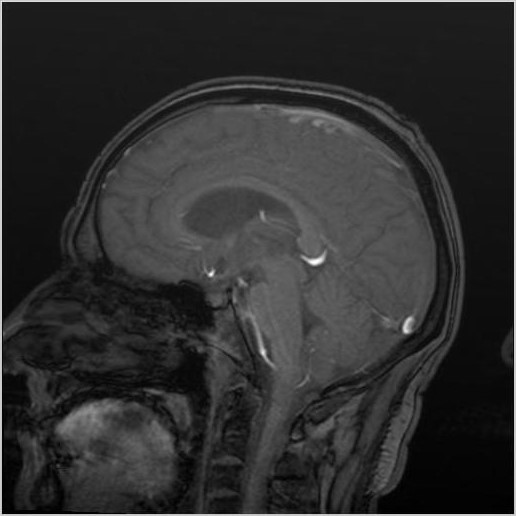
#> input picture HW5/Q2/fMRI.jpg, 516 x 516 px
$ python Q2.py
#> lines starting #> are read from the running program, lines starting #| are printed output that depends on the picture; after the words box and inside, x2 and y2 are one past the last pixel; in counts of white or black regions, pixels touching at a corner belong together
import cv2
import numpy as np
import matplotlib.pyplot as plt


def split(img, n, x, y, r, roi):
    if (r == n):
        roi.append([x, y, r])
        return roi
    else:
        if (np.mean(img[x:x + r, y:y + r]) >= 70 and np.mean(img[x:x + r, y:y + r]) <= 150):
            roi.append([x, y, r])
            return roi
        else:
            split(img, n, x, y, int(r / 2), roi)
            split(img, n, x + int(r / 2), y, int(r / 2), roi)
            split(img, n, x, y + int(r / 2), int(r / 2), roi)
            split(img, n, x + int(r / 2), y + int(r / 2), int(r / 2), roi)
            return roi


img = cv2.imread('fMRI.jpg')
#> img is the input picture: shape (516, 516, 3); min 0, max 255, mean 46.9
gray = cv2.cvtColor(img, cv2.COLOR_BGR2GRAY)
Gray = x = gray[2:514, 2:514]
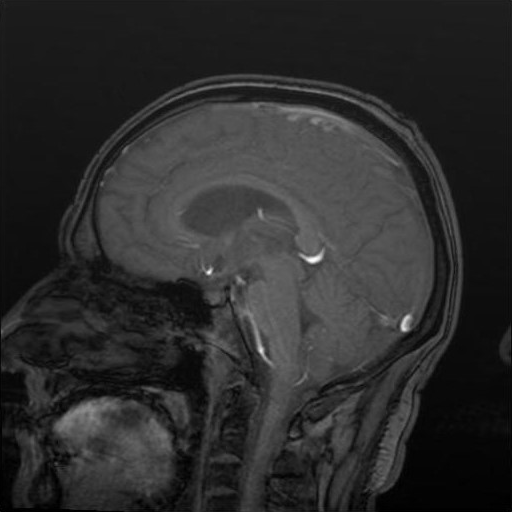
#> Gray: shape (512, 512); min 0, max 255, mean 44.4


quadReg = [16, 8, 4, 2]
for j in range(0, 4):

    roi = split(Gray, quadReg[j], 0, 0, 512, [])
    result = np.zeros((512, 512), dtype=np.uint8)

    # Merge
    for i in roi:
        if (np.mean(Gray[i[0]:i[0] + i[2], i[1]:i[1] + i[2]]) >= 70 and np.mean(
                Gray[i[0]:i[0] + i[2], i[1]:i[1] + i[2]]) <= 150):
            result[i[0]:i[0] + i[2], i[1]:i[1] + i[2]] = 255

    plt.figure()
    plt.imshow(result, cmap='gray')
    plt.title('Result (minimum quadregion = {} * {})'.format(quadReg[j], quadReg[j]))
    plt.axis(False)
    plt.show()
#> this loop made 4 passes
#> pass 1, `plt.show()`:
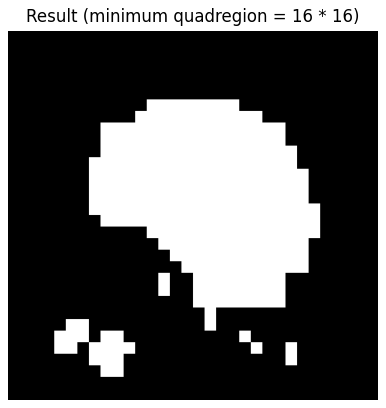
#> figure drawn by matplotlib, 1 panel
#> pass 2, `plt.show()`:
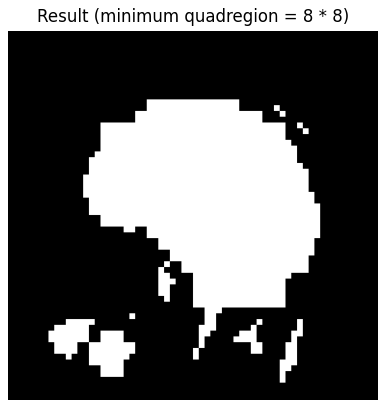
#> figure drawn by matplotlib, 1 panel
#> after the loop:
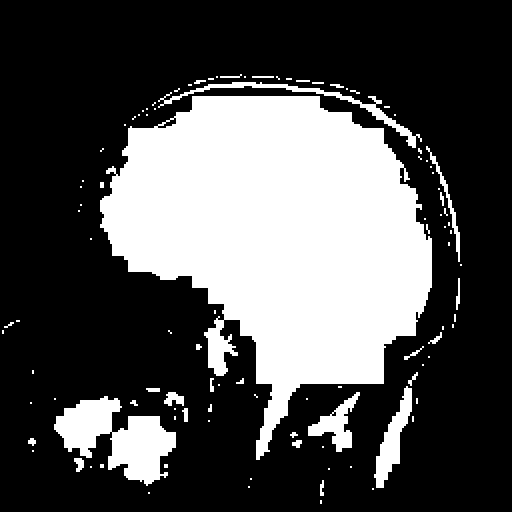
#> result: shape (512, 512); 31.2% white; 105 white regions (71 under 20 px), largest, box (x1, y1, x2, y2) and area: (100, 96, 432, 460) 69916, (54, 396, 176, 486) 5520, (158, 82, 422, 148) 1496
